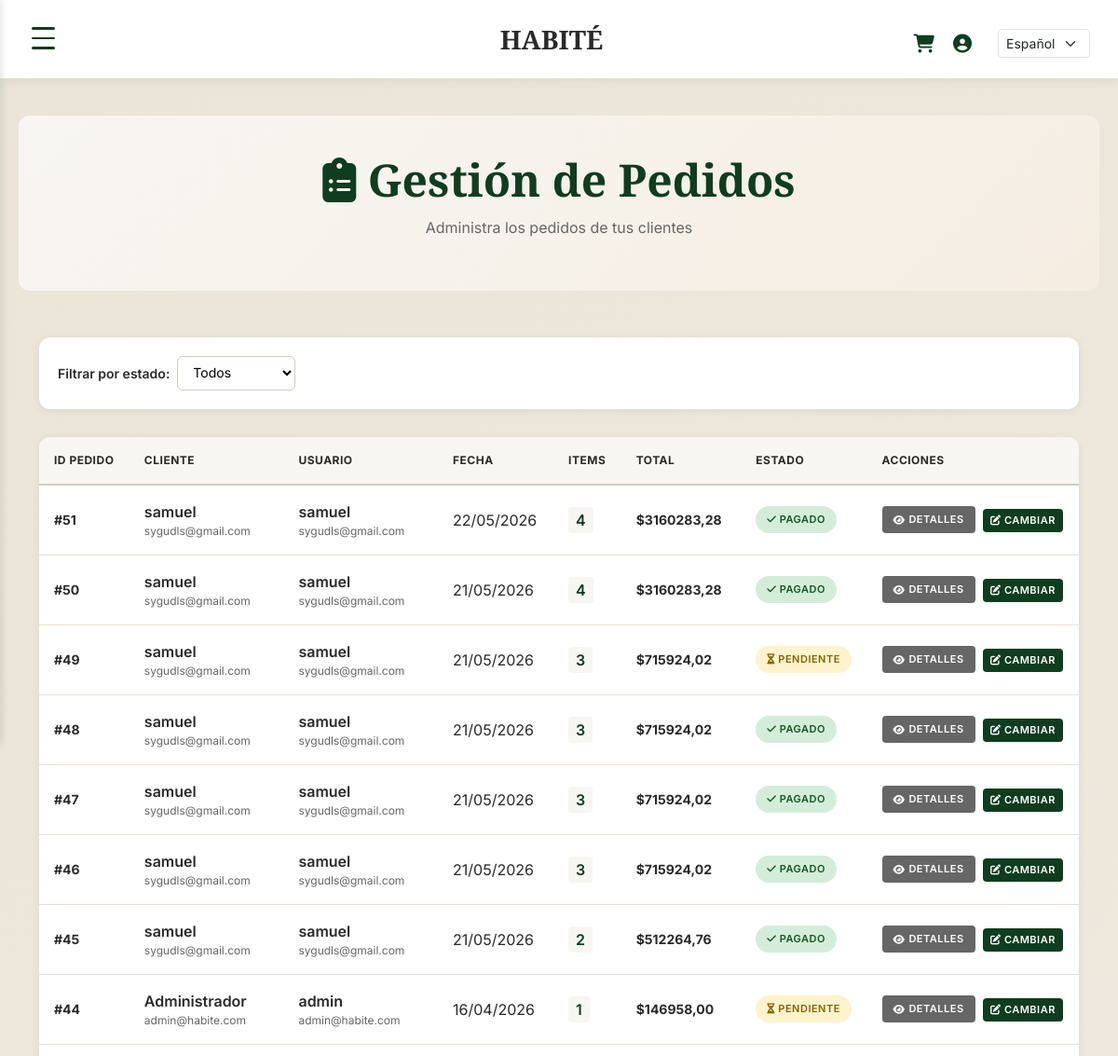
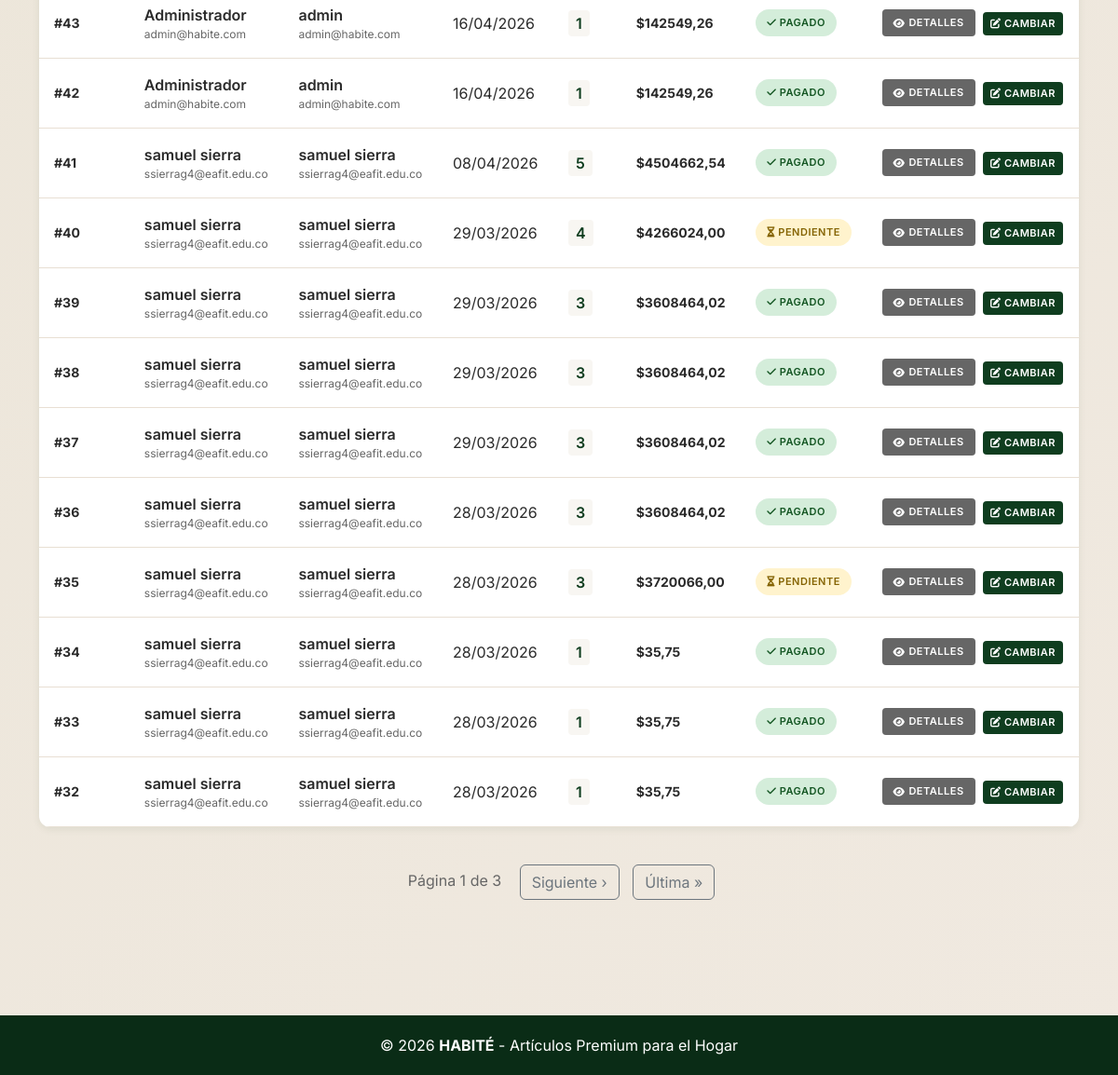
/gestionar-pedidos/ (signed in), run on the app's committed database (2 pictures, top to bottom).
### tienda/models.py (models this page shows, shortened)
class Pedido(models.Model):
    usuario = models.ForeignKey(User, on_delete=models.CASCADE, related_name="pedidos", null=True, blank=True)
    cliente = models.ForeignKey(Cliente, on_delete=models.CASCADE)
    fecha = models.DateTimeField(auto_now_add=True)
    total = models.DecimalField(max_digits=10, decimal_places=2, default=0)
    estado = models.CharField(max_length=50, default="Pendiente")

class Cliente(models.Model):
    nombre = models.CharField(max_length=100)
    email = models.EmailField(unique=True)
    direccion = models.TextField()
    telefono = models.CharField(max_length=20)

### tienda/views.py (the view)
# urls.py: path("gestionar-pedidos/", GestionarPedidosView.as_view(), name="gestionar_pedidos"),
@method_decorator(login_required(login_url='login'), name='dispatch')
@method_decorator(user_passes_test(lambda u: u.is_superuser, login_url='catalogo'), name='dispatch')
@method_decorator(user_passes_test(lambda user: user.is_superuser, login_url='login'), name='dispatch')
class GestionarPedidosView(ListView):
    model = Pedido
    template_name = "gestionar_pedidos.html"
    context_object_name = "pedidos"
    paginate_by = 20
    def get_queryset(self):
        queryset = Pedido.objects.all().order_by('-fecha')
        estado = self.request.GET.get('estado')
        if estado:
            queryset = queryset.filter(estado=estado)
        return queryset

### tienda/templates/gestionar_pedidos.html (shortened to what this page needs)
{% extends "base.html" %}
{% block content %}
<div class="page-header">
    <h1><i class="fas fa-clipboard-list"></i> Gestión de Pedidos</h1>
    <p>Administra los pedidos de tus clientes</p>
</div>
<div class="container" style="margin-bottom: 60px;">
    <div class="admin-controls">
        <div class="filter-group">
            <label for="filtro-estado">Filtrar por estado:</label>
            <select id="filtro-estado" onchange="filtrarPorEstado(this.value)">
                <option value="">Todos</option>
            </select>
        </div>
    </div>
    {% if pedidos %}
        <div class="pedidos-table-container">
            <table class="pedidos-table">
                <thead>
                    <tr>
                        <th>ID Pedido</th>
                        <th>Cliente</th>
                        <th>Usuario</th>
                        <th>Fecha</th>
                        <th>Items</th>
                        <th>Total</th>
                        <th>Estado</th>
                        <th>Acciones</th>
                    </tr>
                </thead>
                <tbody>
                    {% for pedido in pedidos %}
                        <tr>
                            <td class="pedido-id">#{{ pedido.id }}</td>
                            <td>
                                <div class="cliente-nombre">{{ pedido.cliente.nombre }}</div>
                                <div class="cliente-email">{{ pedido.cliente.email }}</div>
                            </td>
                            <td>
                                {% if pedido.usuario %}
                                    <div class="cliente-nombre">{{ pedido.usuario.get_full_name|default:pedido.usuario.username }}</div>
                                    <div class="cliente-email">{{ pedido.usuario.email }}</div>
                                {% else %}
                                    <div class="cliente-email">Sin usuario</div>
                                {% endif %}
                            </td>
                            <td>{{ pedido.fecha|date:"d/m/Y" }}</td>
                            <td>
                                <span style="background: var(--gris-claro); padding: 4px 8px; border-radius: 4px; font-weight: 600; color: var(--verde);">
                                    {{ pedido.items.count }}
                                </span>
                            </td>
                            <td class="pedido-total">${{ pedido.total|floatformat:2 }}</td>
                            <td>
                                <span class="estado-badge estado-{{ pedido.estado|lower }}">
                                    {% if pedido.estado == "Pendiente" %}
                                        <i class="fas fa-hourglass-half"></i> Pendiente
                                    {% elif pedido.estado == "Pagado" %}
                                        <i class="fas fa-check"></i> Pagado
                                    {% elif pedido.estado == "Completado" %}
                                        <i class="fas fa-check-double"></i> Completado
                                    {% elif pedido.estado == "Cancelado" %}
                                        <i class="fas fa-times"></i> Cancelado
                                    {% else %}
                                        {{ pedido.estado }}
                                    {% endif %}
                                </span>
                            </td>
                            <td>
                                <a href="{% url 'detalle_pedido_admin' pedido.id %}" class="btn-ver-detalles">
                                    <i class="fas fa-eye"></i> Detalles
                                </a>
                                <button class="btn-cambiar-estado" onclick="abrirModalCambiarEstado({{ pedido.id }}, '{{ pedido.estado }}', {{ pedido.envio.id|default:'null' }}, '{{ pedido.envio.estado_envio|default:'' }}')">
                                    <i class="fas fa-edit"></i> Cambiar
                                </button>
                            </td>
                        </tr>
                    {% endfor %}
                </tbody>
            </table>
        </div>
        {% if is_paginated %}
            <nav style="margin-top: 40px; text-align: center;">
                <span style="margin: 0 10px; color: var(--texto-gris);">
                    Página {{ page_obj.number }} de {{ page_obj.paginator.num_pages }}
                </span>
                {% if page_obj.has_next %}
                    <a href="?page={{ page_obj.next_page_number }}" class="btn btn-outline-secondary" style="margin: 0 5px;">Siguiente ›</a>
                    <a href="?page={{ page_obj.paginator.num_pages }}" class="btn btn-outline-secondary" style="margin: 0 5px;">Última »</a>
                {% endif %}
            </nav>
        {% endif %}
    {% endif %}
</div>
{% endblock %}

### tienda/templates/base.html (style rules this page uses)
:root { --verde: #0f3d1f; --beige: #ebe5d8; --verde-oscuro: #0a2c16; --beige-oscuro: #d4cbbe; --gris-claro: #f8f6f2; --texto-oscuro: #2a2a2a; --texto-gris: #666666; }

### tienda/templates/gestionar_pedidos.html (style rules this page uses)
:root { --verde: #0f3d1f; --beige: #ebe5d8; --verde-oscuro: #0a2c16; --beige-oscuro: #d4cbbe; --gris-claro: #f8f6f2; --texto-oscuro: #2a2a2a; --texto-gris: #666666; }
.page-header { text-align: center; margin-bottom: 50px; padding: 40px 20px; background: linear-gradient(135deg, var(--gris-claro) 0%, #f5ede2 100%); border-radius: 12px; }
.page-header h1 { font-family: 'Playfair Display', serif; color: var(--verde); font-size: 48px; font-weight: 700; margin-bottom: 10px; }
.page-header p { color: var(--texto-gris); font-size: 16px; }
.admin-controls { background: white; border-radius: 12px; padding: 20px; margin-bottom: 30px; box-shadow: 0 2px 8px rgba(15, 61, 31, 0.08); display: flex; gap: 16px; flex-wrap: wrap; align-items: center; }
.filter-group { display: flex; gap: 8px; align-items: center; }
.filter-group label { color: var(--texto-oscuro); font-weight: 600; font-size: 14px; }
.filter-group select { padding: 8px 12px; border: 1px solid var(--beige-oscuro); border-radius: 6px; font-size: 14px; background: white; cursor: pointer; }
.pedidos-table-container { background: white; border-radius: 12px; box-shadow: 0 2px 8px rgba(15, 61, 31, 0.08); overflow: hidden; }
.pedidos-table { width: 100%; border-collapse: collapse; }
.pedidos-table thead { background: var(--gris-claro); border-bottom: 2px solid var(--beige-oscuro); }
.pedidos-table th { padding: 16px; text-align: left; color: var(--texto-oscuro); font-weight: 700; text-transform: uppercase; font-size: 12px; letter-spacing: 0.5px; }
.pedidos-table td { padding: 16px; border-bottom: 1px solid #e8dfd3; color: var(--texto-oscuro); }
.pedido-id { font-weight: 700; color: var(--verde); font-size: 14px; }
.cliente-nombre { font-weight: 600; }
.cliente-email { color: var(--texto-gris); font-size: 12px; }
.pedido-total { color: var(--verde); font-weight: 700; font-size: 14px; }
.estado-badge { display: inline-block; padding: 6px 12px; border-radius: 20px; font-size: 11px; font-weight: 600; text-transform: uppercase; letter-spacing: 0.5px; white-space: nowrap; }
.estado-pendiente { background: #fff3cd; color: #856404; }
.estado-pagado { background: #d4edda; color: #155724; }
.btn-cambiar-estado { background: var(--verde); color: white; border: none; border-radius: 4px; padding: 4px 8px; font-size: 11px; font-weight: 600; cursor: pointer; transition: all 0.2s; text-transform: uppercase; letter-spacing: 0.5px; margin-left: 4px; text-decoration: none; }
.btn-ver-detalles { background: var(--texto-gris); color: white; border: none; border-radius: 4px; padding: 6px 12px; font-size: 11px; font-weight: 600; cursor: pointer; transition: all 0.2s; text-transform: uppercase; letter-spacing: 0.5px; text-decoration: none; display: inline-flex; align-items: center; gap: 4px; }

### data on the page
Pedido: id "51", cliente.nombre "samuel", cliente.email "sygudls@gmail.com", usuario.get_full_name "samuel", usuario.email "sygudls@gmail.com", fecha "22/05/2026", items.count "4", total "3160283,28", estado "Pagado" (drawn)
Pedido: id "50", cliente.nombre "samuel", cliente.email "sygudls@gmail.com", usuario.get_full_name "samuel", usuario.email "sygudls@gmail.com", fecha "21/05/2026", items.count "4", total "3160283,28", estado "Pagado" (drawn)
Pedido: id "49", cliente.nombre "samuel", cliente.email "sygudls@gmail.com", usuario.get_full_name "samuel", usuario.email "sygudls@gmail.com", fecha "21/05/2026", items.count "3", total "715924,02", estado "Pendiente" (drawn)
Pedido: id "48", cliente.nombre "samuel", cliente.email "sygudls@gmail.com", usuario.get_full_name "samuel", usuario.email "sygudls@gmail.com", fecha "21/05/2026", items.count "3", total "715924,02", estado "Pagado" (drawn)
Pedido: id "47", cliente.nombre "samuel", cliente.email "sygudls@gmail.com", usuario.get_full_name "samuel", usuario.email "sygudls@gmail.com", fecha "21/05/2026", items.count "3", total "715924,02", estado "Pagado" (drawn)
Pedido: id "46", cliente.nombre "samuel", cliente.email "sygudls@gmail.com", usuario.get_full_name "samuel", usuario.email "sygudls@gmail.com", fecha "21/05/2026", items.count "3", total "715924,02", estado "Pagado" (drawn)
Pedido: id "45", cliente.nombre "samuel", cliente.email "sygudls@gmail.com", usuario.get_full_name "samuel", usuario.email "sygudls@gmail.com", fecha "21/05/2026", items.count "2", total "512264,76", estado "Pagado" (drawn)
Pedido: id "44", cliente.nombre "Administrador", cliente.email "admin@habite.com", usuario.get_full_name "admin", usuario.email "admin@habite.com", fecha "16/04/2026", items.count "1", total "146958,00", estado "Pendiente" (drawn)
Pedido: id "43", cliente.nombre "Administrador", cliente.email "admin@habite.com", usuario.get_full_name "admin", usuario.email "admin@habite.com", fecha "16/04/2026", items.count "1", total "142549,26", estado "Pagado" (drawn)
Pedido: id "42", cliente.nombre "Administrador", cliente.email "admin@habite.com", usuario.get_full_name "admin", usuario.email "admin@habite.com", fecha "16/04/2026", items.count "1", total "142549,26", estado "Pagado" (drawn)
Pedido: id "41", cliente.nombre "samuel sierra", cliente.email "ssierrag4@eafit.edu.co", usuario.get_full_name "samuel sierra", usuario.email "ssierrag4@eafit.edu.co", fecha "08/04/2026", items.count "5", total "4504662,54", estado "Pagado" (drawn)
Pedido: id "40", cliente.nombre "samuel sierra", cliente.email "ssierrag4@eafit.edu.co", usuario.get_full_name "samuel sierra", usuario.email "ssierrag4@eafit.edu.co", fecha "29/03/2026", items.count "4", total "4266024,00", estado "Pendiente" (drawn)
Pedido: id "39", cliente.nombre "samuel sierra", cliente.email "ssierrag4@eafit.edu.co", usuario.get_full_name "samuel sierra", usuario.email "ssierrag4@eafit.edu.co", fecha "29/03/2026", items.count "3", total "3608464,02", estado "Pagado" (drawn)
Pedido: id "38", cliente.nombre "samuel sierra", cliente.email "ssierrag4@eafit.edu.co", usuario.get_full_name "samuel sierra", usuario.email "ssierrag4@eafit.edu.co", fecha "29/03/2026", items.count "3", total "3608464,02", estado "Pagado" (drawn)
Pedido: id "37", cliente.nombre "samuel sierra", cliente.email "ssierrag4@eafit.edu.co", usuario.get_full_name "samuel sierra", usuario.email "ssierrag4@eafit.edu.co", fecha "29/03/2026", items.count "3", total "3608464,02", estado "Pagado" (drawn)
Pedido: id "36", cliente.nombre "samuel sierra", cliente.email "ssierrag4@eafit.edu.co", usuario.get_full_name "samuel sierra", usuario.email "ssierrag4@eafit.edu.co", fecha "28/03/2026", items.count "3", total "3608464,02", estado "Pagado" (drawn)
Pedido: id "35", cliente.nombre "samuel sierra", cliente.email "ssierrag4@eafit.edu.co", usuario.get_full_name "samuel sierra", usuario.email "ssierrag4@eafit.edu.co", fecha "28/03/2026", items.count "3", total "3720066,00", estado "Pendiente" (drawn)
Pedido: id "34", cliente.nombre "samuel sierra", cliente.email "ssierrag4@eafit.edu.co", usuario.get_full_name "samuel sierra", usuario.email "ssierrag4@eafit.edu.co", fecha "28/03/2026", items.count "1", total "35,75", estado "Pagado" (drawn)
Pedido: id "33", cliente.nombre "samuel sierra", cliente.email "ssierrag4@eafit.edu.co", usuario.get_full_name "samuel sierra", usuario.email "ssierrag4@eafit.edu.co", fecha "28/03/2026", items.count "1", total "35,75", estado "Pagado" (drawn)
Pedido: id "32", cliente.nombre "samuel sierra", cliente.email "ssierrag4@eafit.edu.co", usuario.get_full_name "samuel sierra", usuario.email "ssierrag4@eafit.edu.co", fecha "28/03/2026", items.count "1", total "35,75", estado "Pagado" (drawn)

### other printed values
{{ page_obj.number }} "1"
{{ page_obj.paginator.num_pages }} "3"
form field language "Español"
